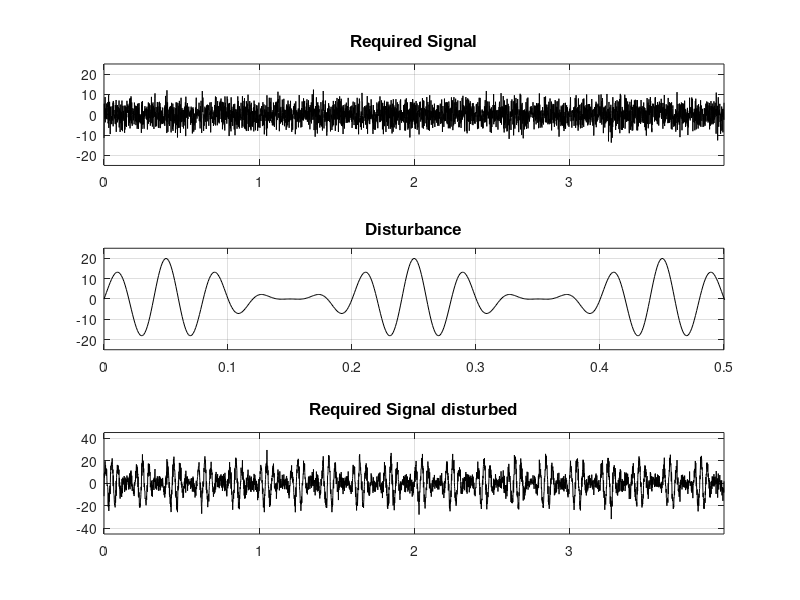
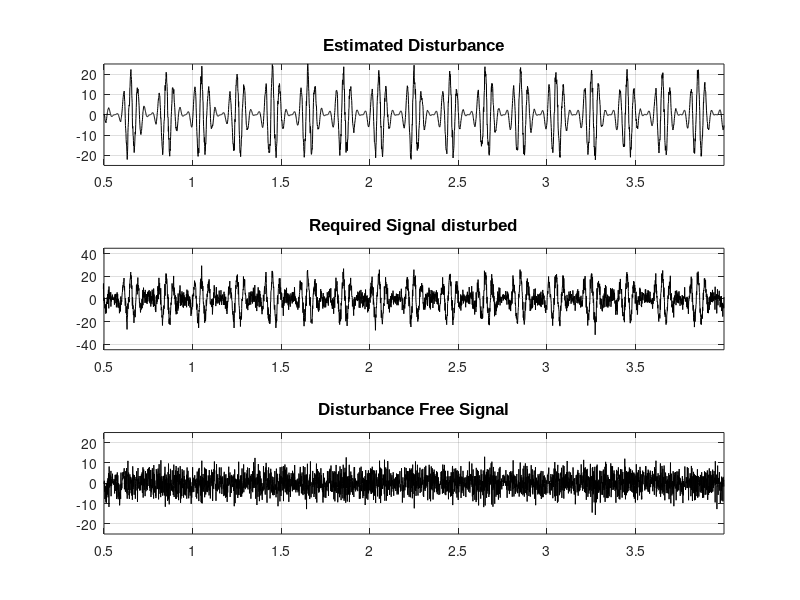
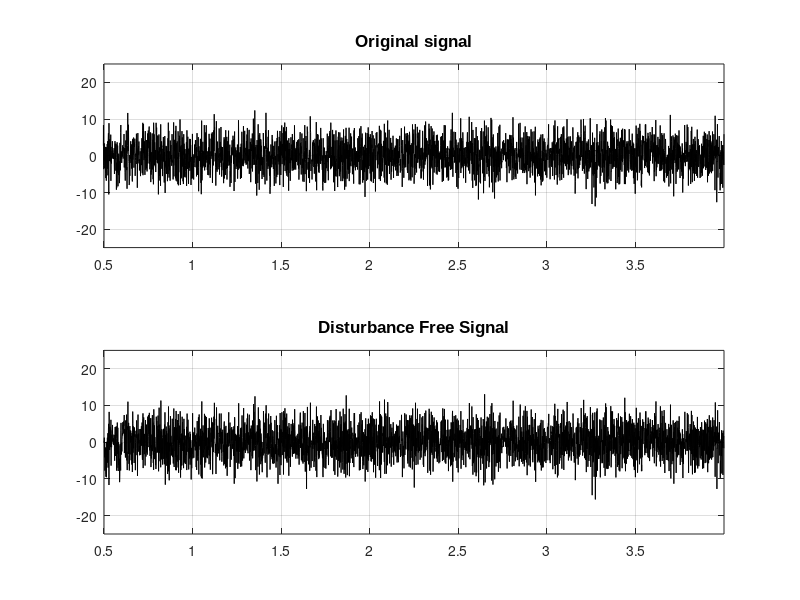
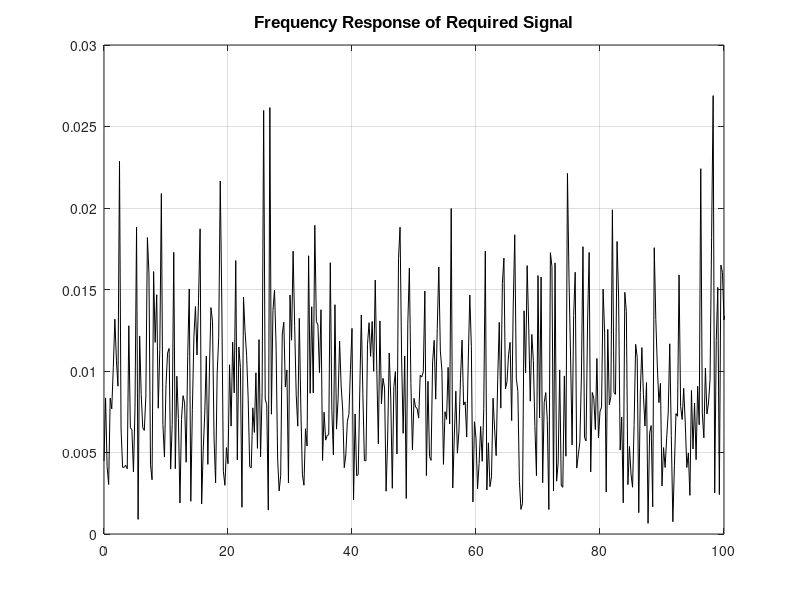

The MATLAB source for these figures, in order:
clear all;
pkg load signal

% Sampling rate
Fs = 1000;

T = 1/Fs;
M = 4000;
t = (0:M-1)*T;

%s = 20*sin((6.28*50*t));
%s = zeros(1,M);
s = 4*randn(1,M);
x = (5*sin((6.28*5*t))+5).*(2*sin(6.28*25*t));
%x_d = (2*sin((6.28*5*t))+8).*sin((6.28*25*t)+3.14);
%x = 4*randn(1,M);     % innovation
d = s+x;
% prediction order (FIR filter order + 1)
p = 20
b = zeros(p,1);
% FIR filter order
N  = length(b)-1;
Lx = length(x);
x_init = x(1:500);
Lx_init = length(x_init);
Rx = xcorr(x_init,'unbiased');
disp(Rx(Lx_init));

%alpha = 0.000003;
%alpha = 1/(Rx(Lx_init)*(p+1)*10);
%disp(alpha);

y = zeros(1,Lx);
e = zeros(1,Lx+1);
xx = [zeros(p,1)' x];
rx0 = Rx(Lx_init);

for k = 1:Lx
    if k > Lx_init
      %rx1 = rx0 + ((1/Lx_init)*((xx(k)*xx(k))-(xx(k-Lx_init)*xx(k-Lx_init))));
      rx1 = rx0 + ((1/Lx_init)*((xx(k)*xx(k))-rx0));
      %Rx = xcorr(x(k-Lx_init+1:k),'unbiased');
      %rx1 = Rx(Lx_init);
      mu = 1/(rx1*(p+1)*10);
      xn  = xx(k:1:k+N)';
      b = b + 2*mu*e(k)*xn;
      y(k) = xx(k+1:1:k+1+N)*b;
      e(1+k) = d(k) - y(k);
      rx0 = rx1;
    endif
end

e = e(1:Lx);

f = [0:floor((M-1)/2)] / (M*(1/1000));
Y = fft(hamming(M)'.*s');
Y = Y/M;
Y = [Y(1) 2*Y(2:floor((M-1)/2)+1)];

figure(1)
clf
subplot(3,1,1)
plot(t,s,'k')
ylim([-25 25])
xlim([0 (M-1)*T])
title('Required Signal','FontName','Arial','FontSize',12)
grid on
subplot(3,1,2)
plot(t,x,'k')
ylim([-25 25])
xlim([0 0.5])
title('Disturbance','FontName','Arial','FontSize',12)
grid on
subplot(3,1,3)
plot(t,d,'k')
ylim([-45 45])
xlim([0 (M-1)*T])
title('Required Signal disturbed','FontName','Arial','FontSize',12)
grid on

figure(2)
clf
subplot(3,1,1)
plot(t,y,'k')
ylim([-25 25])
xlim([Lx_init*T (M-1)*T])
title('Estimated Disturbance','FontName','Arial','FontSize',12)
grid on
subplot(3,1,2)
plot(t,d,'k')
ylim([-45 45])
xlim([Lx_init*T (M-1)*T])
title('Required Signal disturbed','FontName','Arial','FontSize',12)
grid on
subplot(3,1,3)
plot(t,e,'k')
ylim([-25 25])
xlim([Lx_init*T (M-1)*T])
title('Disturbance Free Signal','FontName','Arial', 'FontSize',12)
grid on

figure(3)
clf
subplot(2,1,1)
plot(t,s,'k')
ylim([-25 25])
xlim([Lx_init*T (M-1)*T])
title('Original signal','FontName','Arial','FontSize',12)
grid on
subplot(2,1,2)
plot(t,e,'k')
ylim([-25 25])
xlim([Lx_init*T (M-1)*T])
title('Disturbance Free Signal','FontName','Arial', 'FontSize',12)
grid on

figure(4)
clf
plot(f,abs(Y),'k')
xlim([0 100])
title('Frequency Response of Required Signal','FontName','Arial', 'FontSize',12)
grid on
